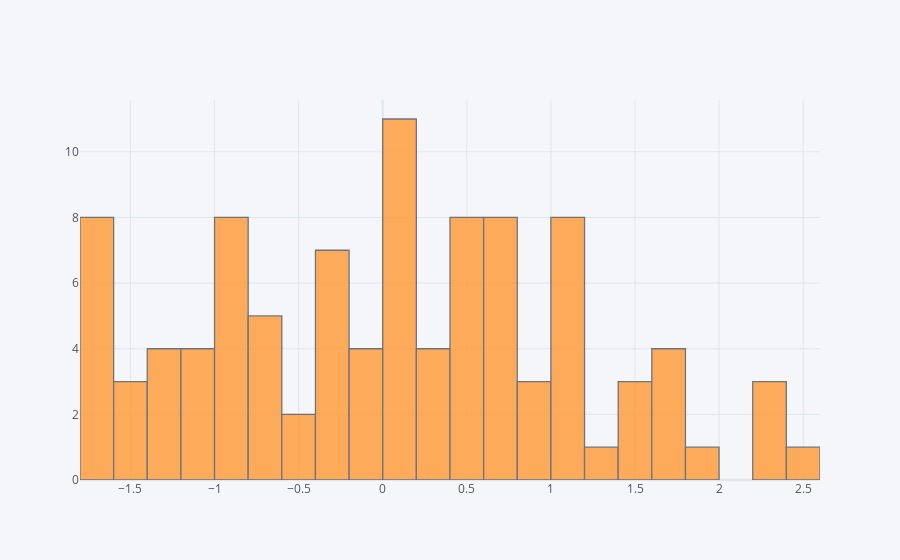

Source (notebook cell):
### Markdown cell above
## histogram

### Code cell
df['A'].iplot(kind='hist',bins=25)

### Figure 1 — Plotly figure (JSON) as saved in the notebook; plotly's stock layout.template omitted (floating-point values rounded to 4 significant figures)
{"data": [{"histfunc": "count", "histnorm": "", "marker": {"color": "rgba(255, 153, 51, 1.0)", "line": {"color": "#4D5663", "width": 1.3}}, "name": "A", "nbinsx": 25, "opacity": 0.8, "orientation": "v", "type": "histogram", "x": [1.347, -0.4103, -1.781, 0.1414, 2.308, -1.116, 0.3909, 0.5876, -0.2434, 0.627, 0.1625, 0.8905, 0.7078, -0.005475, 1.194, 0.004951, 0.6924, -1.719, -0.1873, -0.365, 1.447, 0.4263, 0.7314, -0.9923, 1.181, -0.6067, 0.4415, 1.056, -1.358, -0.6681, 0.4313, -1.367, -0.9779, 0.7249, -0.07604, -0.0183, 1.733, -0.8171, 0.9098, 1.459, 0.1902, 1.061, 2.252, 1.151, -1.74, 0.3851, 0.8603, -0.7187, 0.4888, 0.07046, -0.9662, -0.8135, -1.708, 0.7362, -0.3074, 0.1297, 1.625, -0.8345, 1.463, -1.442, 0.4921, -0.2305, -0.3383, -0.7954, 2.576, 0.4866, 0.5165, 0.02251, 0.07747, -1.272, 2.209, -1.613, 0.64, -1.017, -1.38, 1.006, 0.3481, -1.777, -0.563, -0.3676, 1.172, -1.573, -0.8683, 0.1908, -0.3711, -0.657, 0.6599, 0.115, -1.728, 1.74, 1.925, 1.196, 0.07813, -0.8879, -1.734, -1.184, 1.611, 0.3898, -1.183, -1.548]}], "layout": {"barmode": "overlay", "legend": {"bgcolor": "#F5F6F9", "font": {"color": "#4D5663"}}, "paper_bgcolor": "#F5F6F9", "plot_bgcolor": "#F5F6F9", "title": {"font": {"color": "#4D5663"}}, "xaxis": {"gridcolor": "#E1E5ED", "showgrid": true, "tickfont": {"color": "#4D5663"}, "title": {"font": {"color": "#4D5663"}, "text": ""}, "zerolinecolor": "#E1E5ED"}, "yaxis": {"gridcolor": "#E1E5ED", "showgrid": true, "tickfont": {"color": "#4D5663"}, "title": {"font": {"color": "#4D5663"}, "text": ""}, "zerolinecolor": "#E1E5ED"}}}
